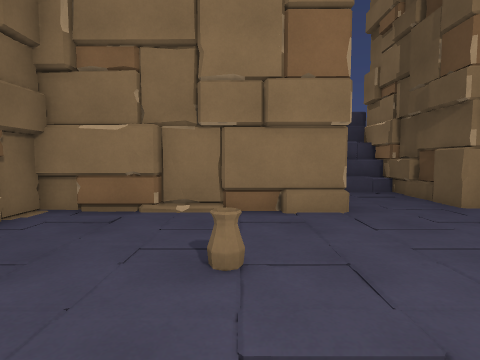
[1] (above)

19 first-person views from a walk through a 3-D level made in the Unity game engine. The camera is 1.3 m above the floor, tilts 4° down and sees 80° across. The floor is counted in squares, 1 m on a side. Each view is taken from the middle of a square. On the plan, view 1 faces up. The plan holds only what a view shows up to about 13 squares ahead; the rest is blank. The place goes on beyond the plan. The player character is not drawn. Some animated figures are left out.

[2]
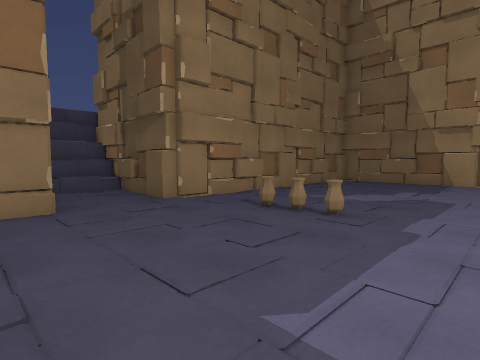

[3]
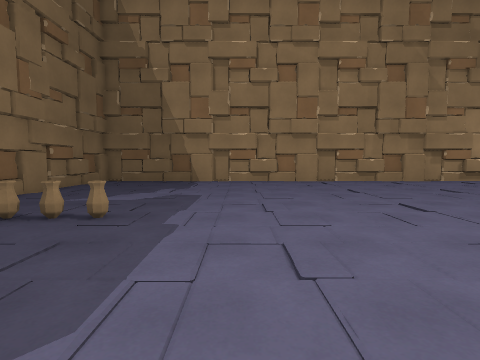

[4]
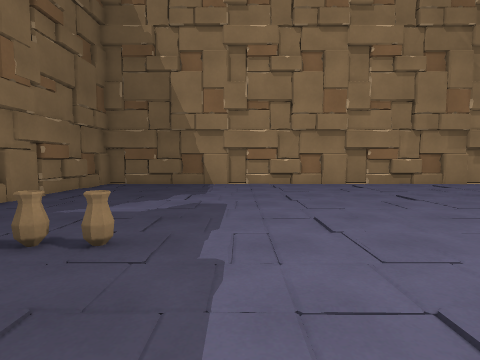

[5]
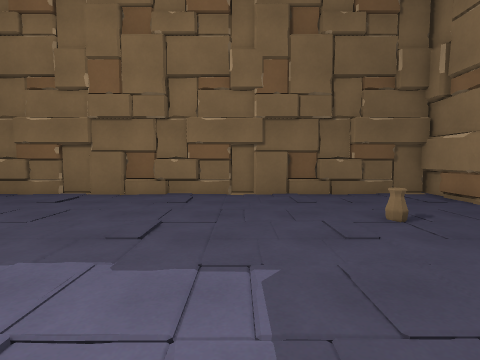

[6]
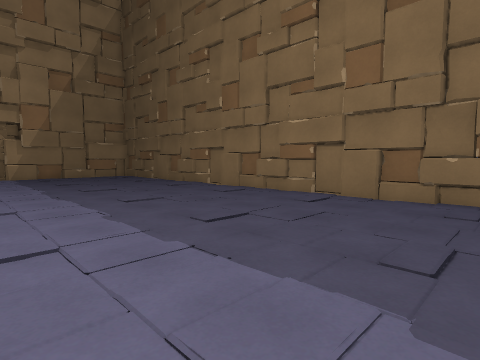

[7]
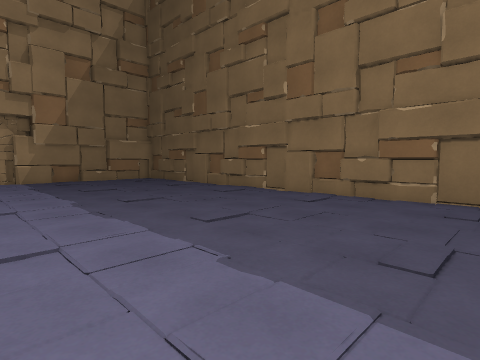

[8]
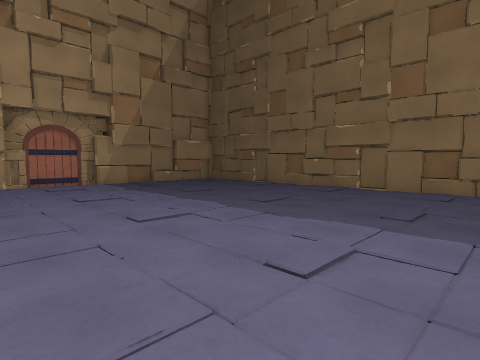

[9]
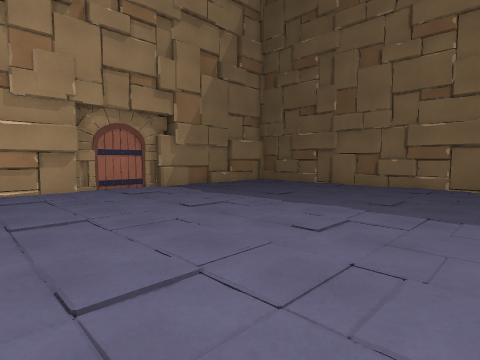

[10]
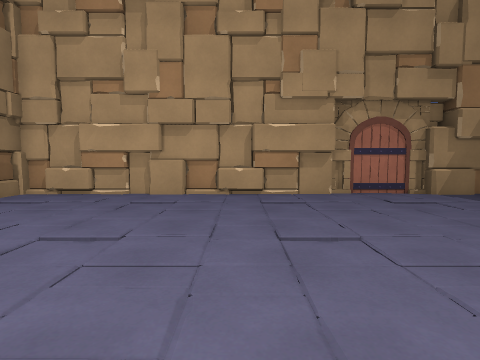

[11]
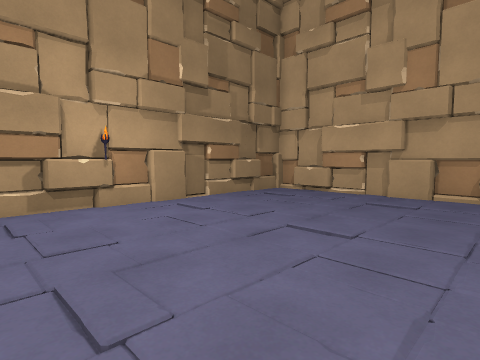

[12]
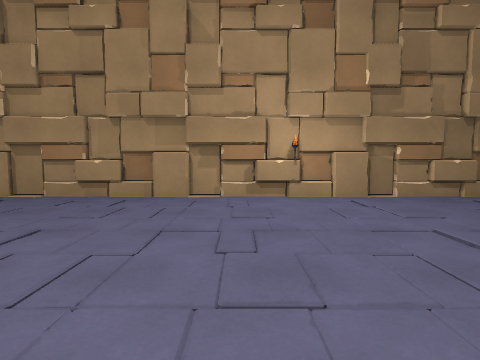

[13]
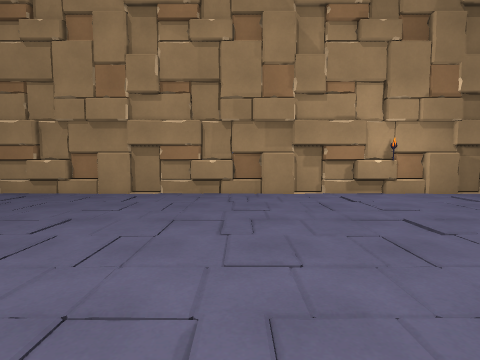

[14]
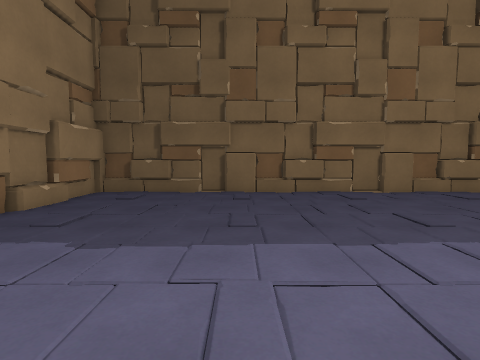

[15]
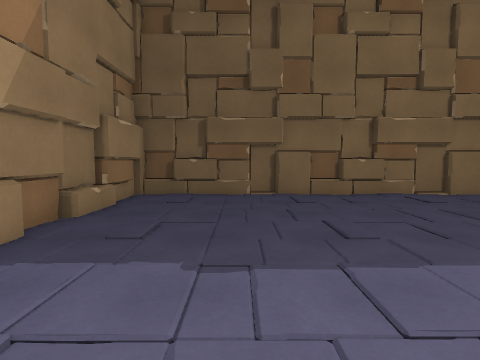

[16]
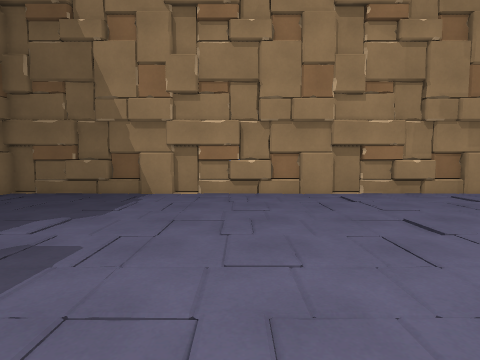

[17]
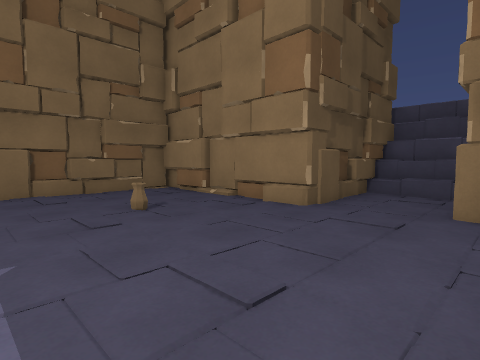

[18]
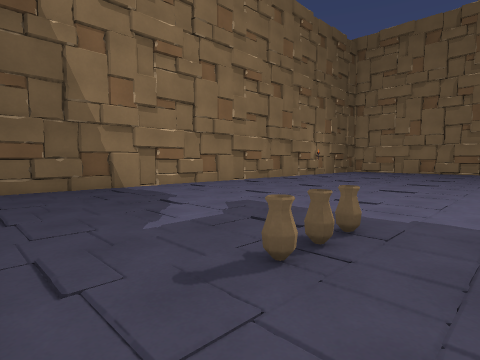

[19]
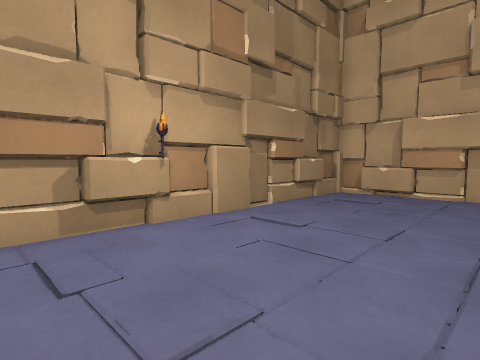

### Floor plan
Points are (right, up) in squares from view 1. A wall is a line through its corners. A room is listed if a view was taken in it or the views show most of it. See-through windows are left out.
Room 1 (views 1, 2, 3, 4, 5, 6, 7, 8, 9, 10, 11, 12, 13, 14, 15, 16, 17, 18, 19)
walls: (18.2, -9.9) (18.2, -6.9); (18.4, -6.9) (18.4, -5.6); (18.2, -5.6) (18.2, -4.4); (18.4, -9.5) (18.4, -8.5); (-4.6, -9.6) (-5, -9.9); (-4.7, -6.9) (-4.7, -12.1); (18.4, -10.9) (18.4, -9.8); (18.2, -12.1) (18.2, -10.5); (18.4, -4.4) (18.4, -2); (18.2, -3.5) (18.2, -0.4); (-5, -9.5) (-5, -15.7); (-5, -4.6) (-5, -9.4); (18.4, -13.4) (18.4, -12.1); (-4.7, -13.2) (-4.7, -18.6); (-5, -2) (-5, -2.5); (18.4, -0.4) (18.4, 0.6); (18.5, -15.6) (18.4, -14.9); (18.4, -16) (18.4, -14.9); (-4.7, -0.4) (-4.7, -5.6); (18.2, -16.5) (18.2, -13.4); (18.2, 0.6) (18.2, 2.5); (-5, -16) (-5, -23.7); (18.4, -17.4) (18.4, -16.1); (18.4, 2) (18.4, 4.5); (8.9, 7.3) (5.9, 7.3); (18.2, -18.6) (18.2, -17.4); (10.6, 7) (7.6, 7); (6.4, 7.5) (5.9, 7.5) (6, 13.2); (18.2, 3) (18.2, 6.1); (6.5, -23.8) (10.9, -23.8); (5.6, -23.9) (14.3, -24); (11.8, 7.3) (9.4, 7.3); (13, 7) (10.8, 7); (18.4, -19.6) (18.4, -18.6); (2.5, -23.7) (2.9, -24.2); (9.8, -24.2) (10.4, -24.2); (-4.7, -19.6) (-4.7, -23.7) (-0.4, -23.7); (12.1, -23.8) (17.4, -23.8); (2.6, -24.2) (6.5, -24.2); (-0.6, 7.3) (-2, 7.3); (6.2, 9.1) (6.2, 11.2); (-2, 7) (-5, 7) (-5, -4.4); (16, 7) (13.5, 7); (16, 7.2) (13, 7.3); (18.4, 6.1) (18.4, 7.2); (-4.7, 5.9) (-4.7, 0.5); (-1.4, -24.2) (-0.9, -24.2); (18.4, -22.3) (18.4, -21.3); (16, -24) (18.5, -24); (18.2, -22.6) (18.2, -19.6); (16.2, -24.1) (16.6, -24.1); (2.5, 10) (2.5, 9.2); (-4, -23.9) (3.6, -23.9); (18.4, -23.8) (18.4, -22.5); (6.2, 11.6) (6.2, 12.3); (2.5, 11.2) (2.5, 10.1); (-4.7, -23.9) (-4.1, -23.9); (6.3, 13) (2.5, 13); (5.4, 13.8) (2.8, 13.8) (2.8, 7.1) (-5.4, 7.1)
low walls: (2.5, 6.9) (1.1, 6.9); (3.8, -23.9) (4.3, -23.9); (1.1, -23.7) (2.5, -23.7); (14.4, -24) (15.6, -24); (-1.9, -24) (-1.2, -24.1); (6.2, 12.3) (2.5, 12.3)
objects: pot (0, 3); pot (7, 2); pot (7, 3); pot (7, 4); torch (18, -16)

Positions as (right, up) in squares from view 1, and headings:
1: (0, 0), facing up
2: (1, -1), facing up-right
3: (1, -1), facing right
4: (3, 0), facing right
5: (6, 0), facing left
6: (5, -1), facing down-left
7: (5, -5), facing down-left
8: (8, -8), facing down-left
9: (10, -11), facing down-left
10: (10, -13), facing down
11: (10, -13), facing down-right
12: (8, -14), facing right
13: (7, -10), facing right
14: (7, -18), facing left
15: (6, -20), facing left
16: (7, -2), facing right
17: (7, 0), facing up-left
18: (5, 7), facing down-right
19: (13, -13), facing down-right
